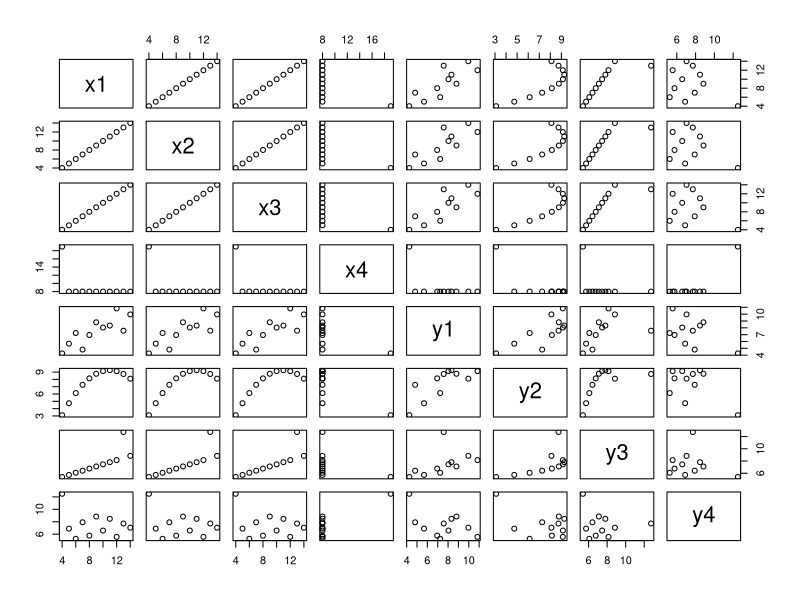
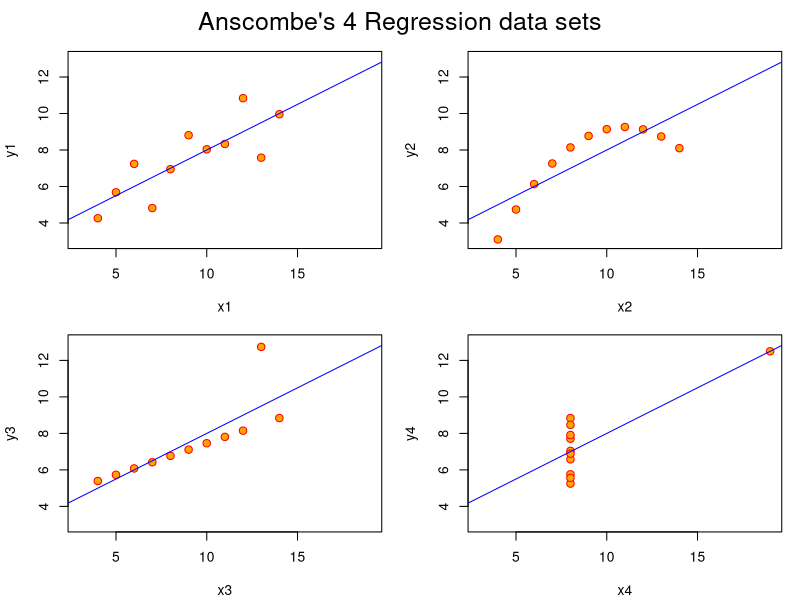

The R source for these figures, in order:
# Four x-y datasets which have the same traditional statistical properties 
# (mean, variance, correlation, regression line, etc.), yet are quite different

# Scatterplot matrix
pairs(anscombe)

##-- now some "magic" to do the 4 regressions in a loop:
ff <- y ~ x
mods <- setNames(as.list(1:4), paste0("lm", 1:4))
for(i in 1:4) {
  ff[2:3] <- lapply(paste0(c("y","x"), i), as.name)
  ## or   ff[[2]] <- as.name(paste0("y", i))
  ##      ff[[3]] <- as.name(paste0("x", i))
  mods[[i]] <- lmi <- lm(ff, data = anscombe)
  print(anova(lmi))
}

## See how close they are (numerically!)
sapply(mods, coef)
lapply(mods, function(fm) coef(summary(fm)))

## Now, do what you should have done in the first place: PLOTS
op <- par(mfrow = c(2, 2), mar = 0.1+c(4,4,1,1), oma =  c(0, 0, 2, 0))
for(i in 1:4) {
  ff[2:3] <- lapply(paste0(c("y","x"), i), as.name)
  plot(ff, data = anscombe, col = "red", pch = 21, bg = "orange", cex = 1.2,
       xlim = c(3, 19), ylim = c(3, 13))
  abline(mods[[i]], col = "blue")
}
mtext("Anscombe's 4 Regression data sets", outer = TRUE, cex = 1.5)
par(op)
